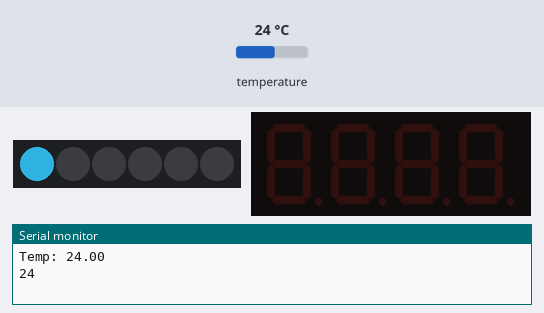
A program run on a simulated Arduino Nano, built with avr-gcc and run on an emulated ATmega328P. On the bench: 6 RGB LEDs in strip order, left to right, 4-digit seven-segment display, the last lines printed to the serial monitor. The inputs (shaded band) are chosen by the test bench; at power-on: temperature 24 °C. Dim RGB values are drawn brighter than linear.

Above: at 7.7 s.
7.8 s: temperature set to 20.5 °C
At 12.4 s:
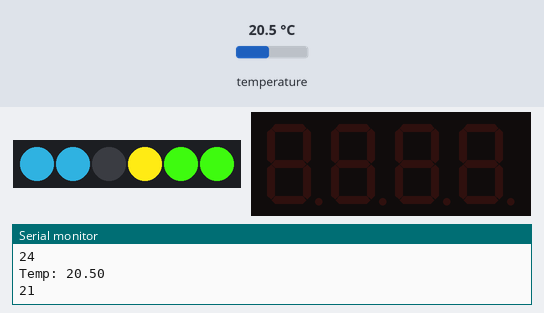
13.2 s: temperature set to 19.2 °C
At 17.9 s:
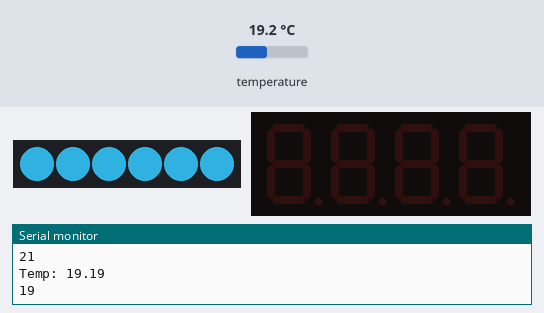
20.5 s: temperature set to 41 °C
At 23.0 s:
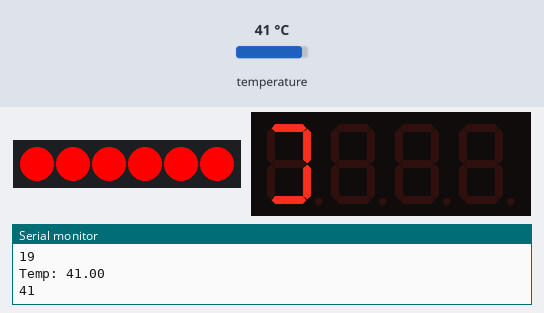
25.0 s: temperature set to 28.5 °C
At 28.2 s:
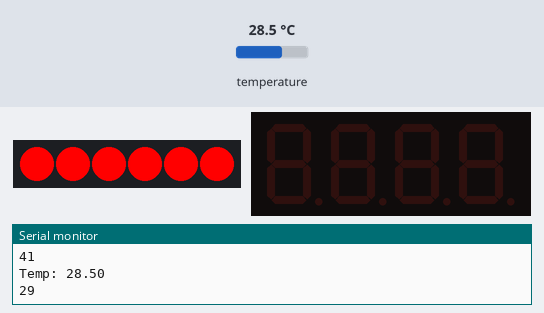
29.5 s: temperature set to 27.3 °C
At 34.1 s:
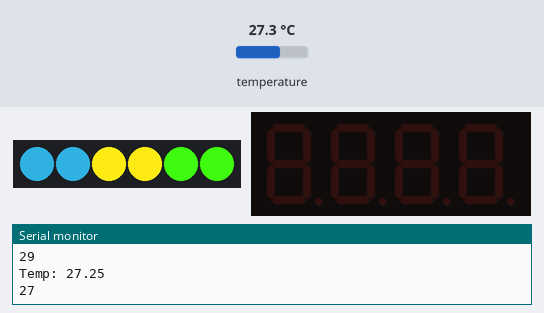
34.7 s: temperature set to 22.5 °C
At 41.9 s:
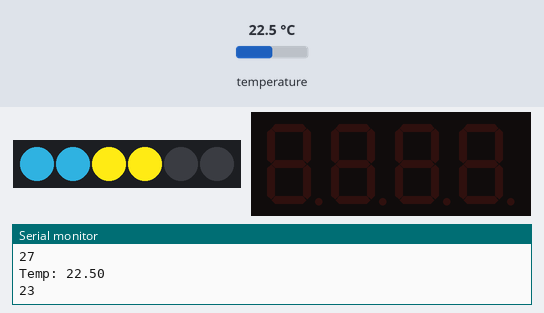
42.3 s: temperature set to 21.6 °C
Timing chart, 0 to 48.9 s (numbered marks = the images above; inputs shaded):
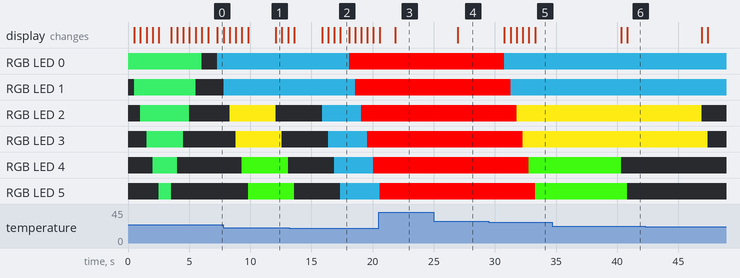

The program:

main.cpp
```cpp
#include <OneWire.h>
#include <DallasTemperature.h>
#include "LedControll.hpp"
#include "SDControll.hpp"

#define ONE_WIRE_BUS 10

OneWire oneWire(ONE_WIRE_BUS);
DallasTemperature sensors(&oneWire);

float temperature = 0;

void setup(void){
  Serial.begin(9600);
  sensors.begin();
  LedSetup();
  DisplaySetup();
}

void LedUpdate(float temp){
  if(temp >= 24 && temp <= 28){
    LedOneSetColor(0, 34, 129, 163);
    LedOneSetColor(1, 34, 129, 163);
    LedOneSetColor(2, 255, 235, 20);
    LedOneSetColor(3, 255, 235, 20);
    LedOneSetColor(4, 59, 240, 14);
    LedOneSetColor(5, 59, 240, 14);
  }

  if(temp > 22 && temp < 24){
    LedOneSetColor(0, 34, 129, 163);
    LedOneSetColor(1, 34, 129, 163);
    LedOneSetColor(2, 255, 235, 20);
    LedOneSetColor(3, 255, 235, 20);
    LedOneSetColor(4, 0, 0, 0);
    LedOneSetColor(5, 0, 0, 0);
  }

  if(temp > 20 && temp <= 22){
    LedOneSetColor(0, 34, 129, 163);
    LedOneSetColor(1, 34, 129, 163);
    LedOneSetColor(2, 0, 0, 0);
    LedOneSetColor(3, 0, 0, 0);
    LedOneSetColor(4, 0, 0, 0);
    LedOneSetColor(5, 0, 0, 0);
  }

  if(temp <= 20){
    LedOneSetColor(0, 34, 129, 163);
    LedOneSetColor(1, 34, 129, 163);
    LedOneSetColor(2, 34, 129, 163);
    LedOneSetColor(3, 34, 129, 163);
    LedOneSetColor(4, 34, 129, 163);
    LedOneSetColor(5, 34, 129, 163);
    delay(200);
    LedOneSetColor(0, 255, 0, 0);
    LedOneSetColor(1, 255, 0, 0);
    LedOneSetColor(2, 255, 0, 0);
    LedOneSetColor(3, 255, 0, 0);
    LedOneSetColor(4, 255, 0, 0);
    LedOneSetColor(5, 255, 0, 0);
  }

  if(temp > 28){
    LedSetColor(255, 0, 0);
  }
}

void loop(void){
  temperature = sensors.getTempCByIndex(0);
  sensors.requestTemperatures();
  Serial.print("Temp: ");
  Serial.println(temperature);
  Serial.println(round(temperature));
  DisplayUpdate(temperature);

  LedUpdate(temperature);
}
```

LedControll.cpp
```cpp
#include "LedControll.hpp"

Adafruit_NeoPixel strip = Adafruit_NeoPixel(LED_COUNT, LED_PIN, NEO_GRB + NEO_KHZ800);

void LedSetup(){
    strip.begin();

    for (int i = 0; i < LED_COUNT; i++)
    {
        strip.setPixelColor(i, strip.Color(48, 199, 88));
        strip.show();
        delay(500);
    }

    for (int i = LED_COUNT; i >= 0; i--)
    {
        strip.setPixelColor(i, strip.Color(0, 0, 0));
        strip.show();
        delay(500);
    }
}

void LedSetColor(int red, int green, int blue){
    for (int i = LED_COUNT; i >= 0; i--)
    {
        strip.setPixelColor(i, strip.Color(red, green, blue));
    }

    strip.show();
    delay(500);
}

void LedOneSetColor(int indexLed, int red, int green, int blue){
    strip.setPixelColor(indexLed, strip.Color(red, green, blue));

    strip.show();
    delay(500);
}

void LedOff(){
    for (int i = 0; i < LED_COUNT; i++)
    {
        strip.setPixelColor(i, strip.Color(0, 0, 0));
    }

    strip.show();
    delay(500);
}
```

LedControll.hpp
```cpp
#include "Adafruit_NeoPixel.h"
#include <math.h>

#define LED_COUNT 6
#define LED_PIN 13

void LedSetup();

void LedSetColor(int red, int green, int blue);

void LedOneSetColor(int indexLed, int red, int green, int blue);

void LedOff();
```

SDControll.cpp
```cpp
#include "SDControll.hpp"

#define CLK 3
#define DIO 2

TM1637 display(CLK, DIO);

void DisplaySetup(){
    display.begin();
    display.setBrightness(4);
}

void DisplayUpdate(float temp){
	unsigned int RAWtemp = temp * 100;    // переводим в целое число
	int8_t Digits[] = {0x00,0x00,0x00,0x00};  // буфер для цифр LED-индикатора
	Digits[0] = (byte)(RAWtemp / 1000) % 10; // раскидываем 4-значное число на цифры
	Digits[1] = (byte)(RAWtemp / 100) % 10;
	Digits[2] = (byte)(RAWtemp / 10) % 10;
	Digits[3] = (byte)(RAWtemp) % 10;
	char displayInfo = temp;
	display.display(displayInfo);    // команда вывода буфера на дисплей (из библиотеки)
}
```

SDControll.hpp
```cpp
#include <Arduino.h>
#include <TM1637.h>

void DisplaySetup();

void DisplayUpdate(float temp);
```

Measured:
- the behaviour switches between 20.1 and 20 °C on temperature (found by bisection; images 1 and 2)
- the behaviour switches between 28.1 and 28 °C on temperature (found by bisection; images 4 and 5)
- after the input at 20.5 s, the display: first differs from a run without the input after 1.3 s (image 3)
- after the input at 25.0 s, the display: changes after 2.0 s (image 4)
- after the input at 29.5 s, RGB LED 0: RGB(255, 0, 0) → RGB(34, 129, 163) after 1.3 s; RGB LED 1: RGB(255, 0, 0) → RGB(34, 129, 163) after 1.8 s; RGB LED 2: RGB(255, 0, 0) → RGB(255, 235, 20) after 2.3 s; RGB LED 3: RGB(255, 0, 0) → RGB(255, 235, 20) after 2.8 s; RGB LED 4: RGB(255, 0, 0) → RGB(59, 240, 14) after 3.3 s
- after the input at 34.7 s, RGB LED 4: RGB(59, 240, 14) → off after 5.6 s; RGB LED 5: RGB(59, 240, 14) → off after 6.1 s
- after the input at 42.3 s, RGB LED 2: RGB(255, 235, 20) → off after 4.6 s; RGB LED 3: RGB(255, 235, 20) → off after 5.1 s
